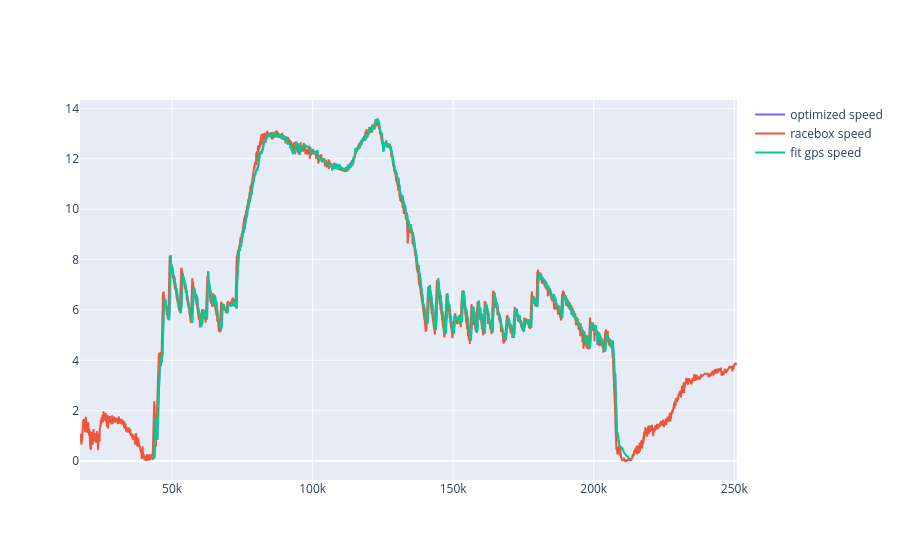

Source (notebook cell):
### Code cell
optimized_speeds = np.linalg.norm(np.array(optimized_vels)[:, :2], axis=1)
optimized_speeds = pd.Series(optimized_speeds, index=fit_gps.index[:len(optimized_vels)])
fig = go.Figure()
fig.add_trace(go.Scatter(x=optimized_speeds.index, y=optimized_speeds.values, mode='lines', name='optimized speed'))
fig.add_trace(go.Scatter(x=racebox_graph_data['gps_data'].index + ((racebox_start_time - fit_start_time).total_seconds()) * 1000, y=racebox_graph_data['gps_data'].speed, mode='lines', name='racebox speed'))
fig.add_trace(go.Scatter(x=fit_gps.index , y=fit_gps.speed, mode='lines', name='fit gps speed'))
fig.show()

### Figure 1 — Plotly figure (JSON) as saved in the notebook; plotly's stock layout.template omitted (floating-point values rounded to 4 significant figures; data arrays with more than 128 entries replaced by an {"elided": "..."} marker saying what was removed)
{"data": [{"mode": "lines", "name": "optimized speed", "type": "scatter", "x": {"elided": "1547 int values"}, "y": {"elided": "1547 float values"}}, {"mode": "lines", "name": "racebox speed", "type": "scatter", "x": {"elided": "5597 float values"}, "y": {"elided": "5597 float values"}}, {"mode": "lines", "name": "fit gps speed", "type": "scatter", "x": {"elided": "1567 int values"}, "y": {"elided": "1567 float values"}}], "layout": {}}
